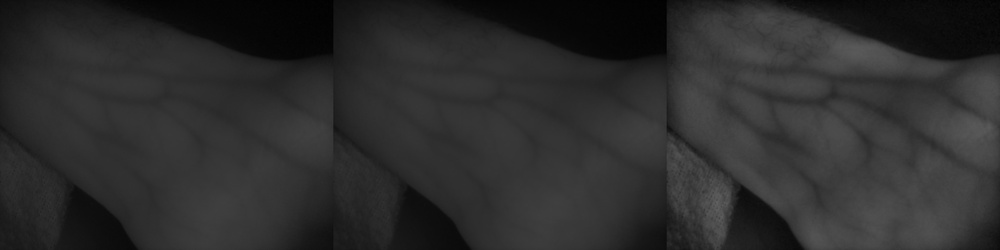
#> input picture Image_Processing/pre-processing/input_stages_comparison.jpg, 1000 x 250 px, shrunk from 4920 x 1232 before the run; its folder holds only this picture in this run
$ python preprocess.py input_stages_comparison.jpg out
#> lines starting #> are read from the running program, lines starting #| are printed output that depends on the picture
import cv2
import numpy as np
import os
import sys
import time
import matplotlib.pyplot as plt
from datetime import datetime
from matplotlib.gridspec import GridSpec

def preprocess_image_pipeline(image_path, output_dir, bilateral_d=9, bilateral_sigma_color=75, bilateral_sigma_space=75, clahe_clip_limit=2.0, clahe_tile_size=(8, 8), output_format='jpg', quality=95, create_visualizations=True):
    """
    A unified pipeline for preprocessing vein images, including grayscale conversion,
    bilateral filtering, and CLAHE, with comprehensive research data generation.
    """
#> called with image_path = 'input_stages_comparison.jpg', output_dir = 'out', bilateral_d = 9, bilateral_sigma_color = 75, bilateral_sigma_space = 75, clahe_clip_limit = 2, clahe_tile_size = (8, 8), output_format = 'jpg'
    # --- 1. Load and Convert to Grayscale ---
    image = cv2.imread(image_path)
#> image is the input picture: shape (250, 1000, 3); min 0, max 97, mean 45.1
    if image is None:
        raise FileNotFoundError(f"Could not read image at {image_path}")

    if len(image.shape) == 3:
        gray_image = cv2.cvtColor(image, cv2.COLOR_BGR2GRAY)
    else:
        gray_image = image

    # --- 2. Apply Bilateral Filter for Noise Reduction ---
    start_time = time.time()
    filtered_image = cv2.bilateralFilter(gray_image, bilateral_d, bilateral_sigma_color, bilateral_sigma_space)
    filtering_time = time.time() - start_time

    # --- 3. Apply CLAHE for Contrast Enhancement ---
    clahe = cv2.createCLAHE(clipLimit=clahe_clip_limit, tileGridSize=clahe_tile_size)
    final_image = clahe.apply(filtered_image)
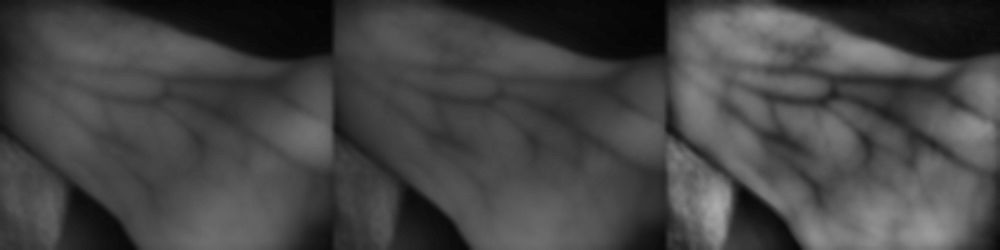
#> final_image: shape (250, 1000); min 2, max 172, mean 68.9
    clahe_time = time.time() - start_time - filtering_time
    total_time = time.time() - start_time

    # --- 4. Save Final Output ---
    os.makedirs(output_dir, exist_ok=True)
    base_name = os.path.splitext(os.path.basename(image_path))[0]
    final_save_path = os.path.join(output_dir, f"{base_name}_preprocessed.{output_format}")
    # CORRECTED: Ensure the final, fully processed image is saved.
    cv2.imwrite(final_save_path, final_image, [cv2.IMWRITE_JPEG_QUALITY, quality])

    # --- 5. Generate Research Data and Visualizations ---
    comparison_path, noise_analysis_path, histogram_path = "N/A", "N/A", "N/A"
    if create_visualizations:
        comparison_path = os.path.join(output_dir, f"{base_name}_stages_comparison.jpg")
        stages_img = np.hstack([gray_image, filtered_image, final_image])
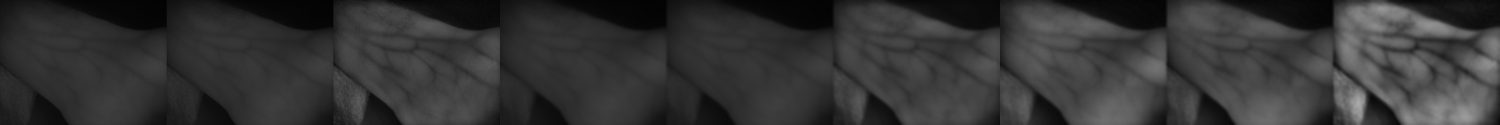
#> stages_img: shape (250, 3000) (shown at 1/2 size); min 0, max 172, mean 53
        cv2.imwrite(comparison_path, stages_img)

        noise_analysis_path = os.path.join(output_dir, f"{base_name}_noise_analysis.png")
        create_noise_analysis_plot(gray_image, filtered_image, noise_analysis_path)

        histogram_path = os.path.join(output_dir, f"{base_name}_histogram_analysis.png")
        create_histogram_plot(filtered_image, final_image, histogram_path)

    # --- 6. Compile Metadata ---
    gray_metrics = {'mean': np.mean(gray_image), 'std_dev': np.std(gray_image)}
    filtered_metrics = {'mean': np.mean(filtered_image), 'std_dev': np.std(filtered_image)}
    final_metrics = {'mean': np.mean(final_image), 'std_dev': np.std(final_image)}

    info = {
        "Input Image Path": image_path,
        "Final Output Path": final_save_path,
        "Parameters": {
            "Bilateral Filter": f"d={bilateral_d}, sigmaColor={bilateral_sigma_color}, sigmaSpace={bilateral_sigma_space}",
            "CLAHE": f"clipLimit={clahe_clip_limit}, tileSize={clahe_tile_size}"
        },
        "Image Statistics": {
            "Original Grayscale": f"Mean={gray_metrics['mean']:.2f}, StdDev={gray_metrics['std_dev']:.2f}",
            "After Filtering": f"Mean={filtered_metrics['mean']:.2f}, StdDev={filtered_metrics['std_dev']:.2f}",
            "After CLAHE (Final)": f"Mean={final_metrics['mean']:.2f}, StdDev={final_metrics['std_dev']:.2f}",
        },
        "Visualization Paths": {
            "Stages Comparison": comparison_path,
            "Noise Analysis": noise_analysis_path,
            "Histogram Analysis": histogram_path
        }
    }
    return final_image, info

# [44 lines left out: function experiment_with_parameters, not called in this run]

def create_noise_analysis_plot(original, filtered, save_path):
    """Creates a plot visualizing the effect of the noise filter."""
    diff_image = cv2.absdiff(original, filtered)
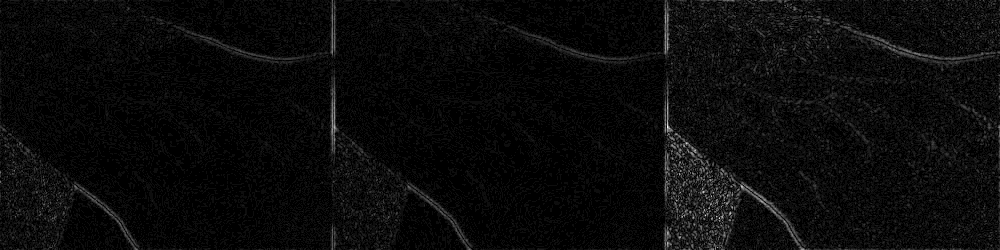
#> diff_image: shape (250, 1000); min 0, max 18, mean 0.747; drawn with min black and max white
    plt.figure(figsize=(15, 5))
    plt.subplot(1, 3, 1)
    plt.imshow(original, cmap='gray')
    plt.title('Original Grayscale')
    plt.axis('off')
    plt.subplot(1, 3, 2)
    plt.imshow(filtered, cmap='gray')
    plt.title('After Bilateral Filter')
    plt.axis('off')
    plt.subplot(1, 3, 3)
    plt.imshow(diff_image, cmap='hot')
    plt.title('Removed Noise (Difference)')
    plt.axis('off')
    plt.suptitle('Noise Reduction Analysis', fontsize=16)
    plt.tight_layout(rect=[0, 0, 1, 0.95])
    plt.savefig(save_path, dpi=300)
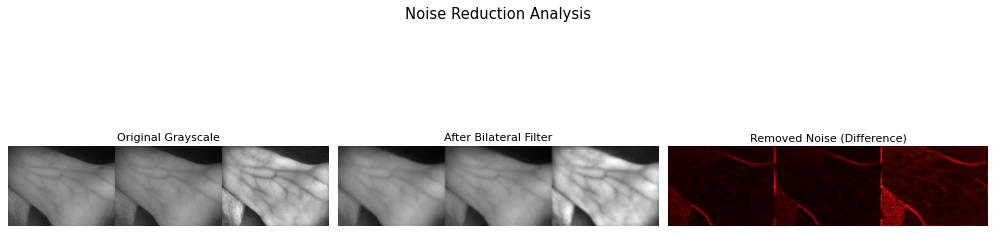
#> figure drawn by matplotlib, 3 panels
    plt.close()

def create_histogram_plot(before_clahe, after_clahe, save_path):
    """Creates a plot visualizing the effect of CLAHE."""
    plt.figure(figsize=(15, 10))
    gs = GridSpec(2, 2)
    ax1 = plt.subplot(gs[0, 0])
    ax1.imshow(before_clahe, cmap='gray')
    ax1.set_title('Before CLAHE')
    ax1.axis('off')
    ax2 = plt.subplot(gs[0, 1])
    ax2.imshow(after_clahe, cmap='gray')
    ax2.set_title('After CLAHE (Final Image)')
    ax2.axis('off')
    ax3 = plt.subplot(gs[1, :])
    ax3.hist(before_clahe.ravel(), 256, [0, 256], color='gray', alpha=0.7, label='Before CLAHE')
    ax3.hist(after_clahe.ravel(), 256, [0, 256], color='blue', alpha=0.7, label='After CLAHE')
    ax3.set_title('Histogram Comparison')
    ax3.set_xlabel('Pixel Intensity')
    ax3.set_ylabel('Frequency')
    ax3.legend()
    plt.suptitle('Contrast Enhancement (CLAHE) Analysis', fontsize=16)
    plt.tight_layout(rect=[0, 0, 1, 0.95])
    plt.savefig(save_path, dpi=300)
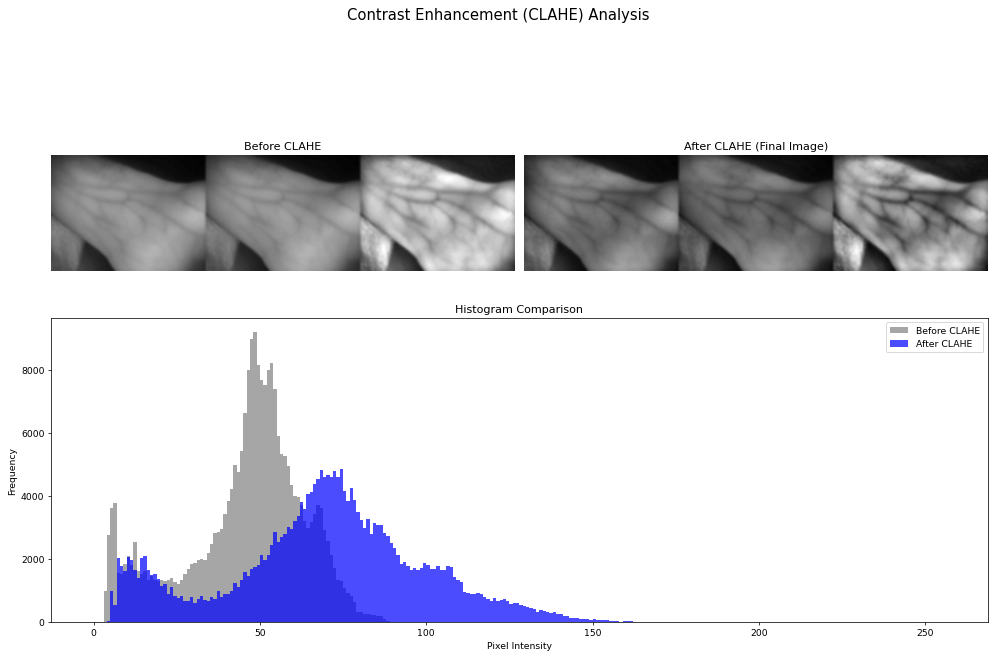
#> figure drawn by matplotlib, 3 panels; panel 3: tallest bar 9203 high, from x = 48 to 49; panel 3: tallest bar 4871 high, from x = 74 to 75
    plt.close()

if __name__ == "__main__":
    if len(sys.argv) < 3:
        print("Usage: python preprocess.py <input_image_path> <output_directory> [--experiment] [--no-visualizations]")
        print("Example: python preprocess.py my_image.jpg processed_images/")
        sys.exit(1)

    input_path = sys.argv[1]
    output_dir = sys.argv[2]

    if "--experiment" in sys.argv:
        try:
            experiment_with_parameters(input_path, output_dir)
        except Exception as e:
            print(f"An error occurred during experimentation: {e}")
            sys.exit(1)
    else:
        create_visualizations = True
        if "--no-visualizations" in sys.argv:
            create_visualizations = False
        try:
            final_img, metadata = preprocess_image_pipeline(
                input_path,
                output_dir,
                create_visualizations=create_visualizations
            )
#> in preprocess_image_pipeline, `gray_metrics = {'mean': np.mean(gray_image), 'std_dev': np.std(gray_im..`: gray_metrics = {'mean': 45.09, 'std_dev': 18.26}
#> in preprocess_image_pipeline, `filtered_metrics = {'mean': np.mean(filtered_image), 'std_dev': np.std..`: filtered_metrics = {'mean': 45.09, 'std_dev': 18.08}
#> in preprocess_image_pipeline, `final_metrics = {'mean': np.mean(final_image), 'std_dev': np.std(final..`: final_metrics = {'mean': 68.92, 'std_dev': 30.13}
#> metadata = 5 items
            print("\nPreprocessing complete. Metadata:")
            for key, value in metadata.items():
                if isinstance(value, dict):
                    print(f"- {key}:")
                    for sub_key, sub_value in value.items():
                        print(f"  - {sub_key}: {sub_value}")
                else:
                    print(f"- {key}: {value}")
#> this loop made 5 passes
#> key on passes 2 to 5: 'Final Output Path', 'Parameters', 'Image Statistics', 'Visualization Paths'
#| - Input Image Path: input_stages_comparison.jpg
#| - Final Output Path: out/input_stages_comparison_preprocessed.jpg
#| - Parameters:
#|   - Bilateral Filter: d=9, sigmaColor=75, sigmaSpace=75
#|   - CLAHE: clipLimit=2.0, tileSize=(8, 8)
#| - Image Statistics:
#|   - Original Grayscale: Mean=45.09, StdDev=18.26
#|   - After Filtering: Mean=45.09, StdDev=18.08
#|   - After CLAHE (Final): Mean=68.92, StdDev=30.13
#| - Visualization Paths:
#> (further printed lines are left out)
        except Exception as e:
            print(f"An error occurred: {e}")
            sys.exit(1)
